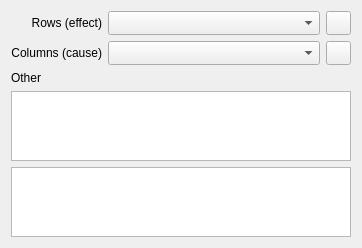
<?xml version="1.0" encoding="UTF-8"?>
<ui version="4.0">
<comment> Copyright (C) 2011 - 2015 by Pedro Mendes, Virginia Tech Intellectual </comment>
<comment> Properties, Inc., University of Heidelberg, and The University </comment>
<comment> of Manchester. </comment>
<comment> All rights reserved. </comment>

 <comment> All rights reserved. </comment>
 <class>CQArrayAnnotationsWidget</class>
 <widget class="QWidget" name="CQArrayAnnotationsWidget">
  <property name="geometry">
   <rect>
    <x>0</x>
    <y>0</y>
    <width>362</width>
    <height>241</height>
   </rect>
  </property>
  <property name="windowTitle">
   <string>Form</string>
  </property>
  <layout class="QGridLayout" name="gridLayout">
   <item row="0" column="0">
    <widget class="QLabel" name="mpLblRows">
     <property name="text">
      <string>Rows (effect)</string>
     </property>
     <property name="alignment">
      <set>Qt::AlignRight|Qt::AlignTrailing|Qt::AlignVCenter</set>
     </property>
    </widget>
   </item>
   <item row="0" column="1">
    <widget class="QComboBox" name="mpComboRows">
     <property name="sizePolicy">
      <sizepolicy hsizetype="MinimumExpanding" vsizetype="Preferred">
       <horstretch>0</horstretch>
       <verstretch>0</verstretch>
      </sizepolicy>
     </property>
     <property name="sizeAdjustPolicy">
      <enum>QComboBox::AdjustToMinimumContentsLengthWithIcon</enum>
     </property>
    </widget>
   </item>
   <item row="0" column="2">
    <widget class="QPushButton" name="mpButton">
     <property name="sizePolicy">
      <sizepolicy hsizetype="Preferred" vsizetype="Preferred">
       <horstretch>0</horstretch>
       <verstretch>0</verstretch>
      </sizepolicy>
     </property>
     <property name="maximumSize">
      <size>
       <width>25</width>
       <height>25</height>
      </size>
     </property>
     <property name="text">
      <string/>
     </property>
     <property name="icon">
      <iconset resource="../resourcesUI/copasi.qrc">
       <normaloff>:/images/bars.png</normaloff>
       <normalon>:/images/table.png</normalon>:/images/bars.png</iconset>
     </property>
    </widget>
   </item>
   <item row="1" column="0">
    <widget class="QLabel" name="mpLblColumns">
     <property name="text">
      <string>Columns (cause)</string>
     </property>
     <property name="alignment">
      <set>Qt::AlignRight|Qt::AlignTrailing|Qt::AlignVCenter</set>
     </property>
    </widget>
   </item>
   <item row="1" column="1">
    <widget class="QComboBox" name="mpComboColumns">
     <property name="sizePolicy">
      <sizepolicy hsizetype="MinimumExpanding" vsizetype="Preferred">
       <horstretch>0</horstretch>
       <verstretch>0</verstretch>
      </sizepolicy>
     </property>
     <property name="sizeAdjustPolicy">
      <enum>QComboBox::AdjustToMinimumContentsLengthWithIcon</enum>
     </property>
    </widget>
   </item>
   <item row="1" column="2">
    <widget class="QPushButton" name="mpButtonReset">
     <property name="sizePolicy">
      <sizepolicy hsizetype="Preferred" vsizetype="Preferred">
       <horstretch>0</horstretch>
       <verstretch>0</verstretch>
      </sizepolicy>
     </property>
     <property name="maximumSize">
      <size>
       <width>25</width>
       <height>25</height>
      </size>
     </property>
     <property name="toolTip">
      <string>Reset Sort Order</string>
     </property>
     <property name="text">
      <string/>
     </property>
     <property name="icon">
      <iconset>
       <normalon>:/images/reset.png</normalon>
      </iconset>
     </property>
    </widget>
   </item>
   <item row="2" column="0">
    <widget class="QLabel" name="mpLblOther">
     <property name="maximumSize">
      <size>
       <width>16777215</width>
       <height>16777215</height>
      </size>
     </property>
     <property name="text">
      <string>Other</string>
     </property>
     <property name="alignment">
      <set>Qt::AlignLeading|Qt::AlignLeft|Qt::AlignTop</set>
     </property>
    </widget>
   </item>
   <item row="3" column="0" colspan="3">
    <widget class="QTableWidget" name="mpSelectionTable"/>
   </item>
   <item row="4" column="0" colspan="3">
    <widget class="QStackedWidget" name="mpStack">
     <property name="sizePolicy">
      <sizepolicy hsizetype="Preferred" vsizetype="Preferred">
       <horstretch>0</horstretch>
       <verstretch>0</verstretch>
      </sizepolicy>
     </property>
     <property name="currentIndex">
      <number>0</number>
     </property>
     <widget class="QTableView" name="mpContentTableView"/>
     <widget class="CQBarChart" name="mpPlot3d">
      <property name="sizePolicy">
       <sizepolicy hsizetype="Preferred" vsizetype="Preferred">
        <horstretch>0</horstretch>
        <verstretch>0</verstretch>
       </sizepolicy>
      </property>
     </widget>
    </widget>
   </item>
  </layout>
 </widget>
 <customwidgets>
  <customwidget>
   <class>CQBarChart</class>
   <extends>QWidget</extends>
   <header>copasi/barChart/qwt3dPlot.h</header>
   <container>1</container>
  </customwidget>
 </customwidgets>
 <resources>
  <include location="../resourcesUI/copasi.qrc"/>
 </resources>
 <connections>
  <connection>
   <sender>mpComboRows</sender>
   <signal>currentIndexChanged(int)</signal>
   <receiver>CQArrayAnnotationsWidget</receiver>
   <slot>slotRowSelectionChanged(int)</slot>
   <hints>
    <hint type="sourcelabel">
     <x>128</x>
     <y>23</y>
    </hint>
    <hint type="destinationlabel">
     <x>166</x>
     <y>113</y>
    </hint>
   </hints>
  </connection>
  <connection>
   <sender>mpComboColumns</sender>
   <signal>currentIndexChanged(int)</signal>
   <receiver>CQArrayAnnotationsWidget</receiver>
   <slot>slotColumnSelectionChanged(int)</slot>
   <hints>
    <hint type="sourcelabel">
     <x>128</x>
     <y>55</y>
    </hint>
    <hint type="destinationlabel">
     <x>166</x>
     <y>113</y>
    </hint>
   </hints>
  </connection>
 </connections>
</ui>
